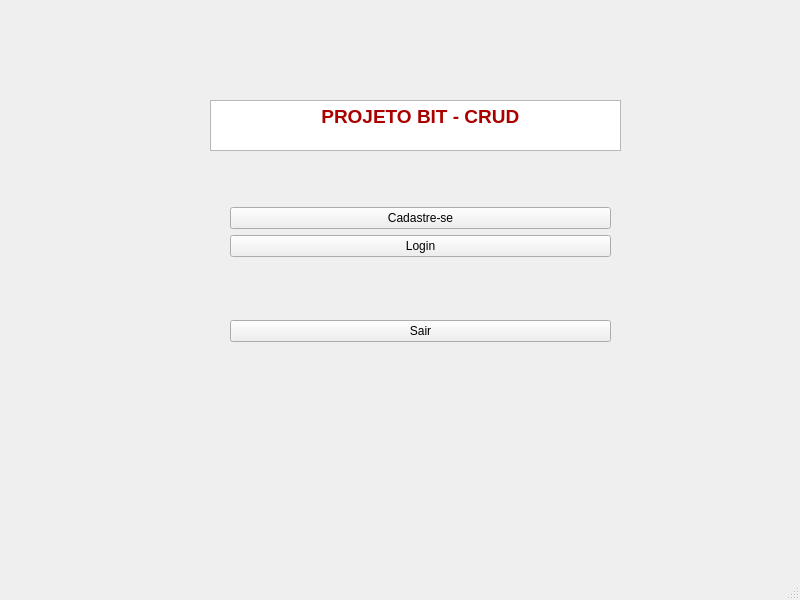
<?xml version="1.0" encoding="UTF-8"?>
<ui version="4.0">
 <class>MainWindow</class>
 <widget class="QMainWindow" name="MainWindow">
  <property name="geometry">
   <rect>
    <x>0</x>
    <y>0</y>
    <width>800</width>
    <height>600</height>
   </rect>
  </property>
  <property name="windowTitle">
   <string>MainWindow</string>
  </property>
  <widget class="QWidget" name="centralwidget">
   <widget class="QTextBrowser" name="txttitulo">
    <property name="geometry">
     <rect>
      <x>210</x>
      <y>100</y>
      <width>411</width>
      <height>51</height>
     </rect>
    </property>
    <property name="html">
     <string>&lt;!DOCTYPE HTML PUBLIC &quot;-//W3C//DTD HTML 4.0//EN&quot; &quot;http://www.w3.org/TR/REC-html40/strict.dtd&quot;&gt;
&lt;html&gt;&lt;head&gt;&lt;meta name=&quot;qrichtext&quot; content=&quot;1&quot; /&gt;&lt;meta charset=&quot;utf-8&quot; /&gt;&lt;style type=&quot;text/css&quot;&gt;
p, li { white-space: pre-wrap; }
&lt;/style&gt;&lt;/head&gt;&lt;body style=&quot; font-family:'Segoe UI'; font-size:9pt; font-weight:400; font-style:normal;&quot;&gt;
&lt;p align=&quot;justify&quot; style=&quot; margin-top:0px; margin-bottom:0px; margin-left:0px; margin-right:0px; -qt-block-indent:0; text-indent:0px;&quot;&gt;&lt;span style=&quot; font-size:14pt; font-weight:700; color:#aa0000;&quot;&gt;	     PROJETO BIT - CRUD&lt;/span&gt;&lt;/p&gt;&lt;/body&gt;&lt;/html&gt;</string>
    </property>
   </widget>
   <widget class="QWidget" name="">
    <property name="geometry">
     <rect>
      <x>230</x>
      <y>150</y>
      <width>381</width>
      <height>251</height>
     </rect>
    </property>
    <layout class="QVBoxLayout" name="verticalLayout_2">
     <item>
      <layout class="QVBoxLayout" name="verticalLayout">
       <item>
        <widget class="QPushButton" name="btncadastro">
         <property name="text">
          <string>Cadastre-se</string>
         </property>
        </widget>
       </item>
       <item>
        <widget class="QPushButton" name="btnlogin">
         <property name="text">
          <string>Login</string>
         </property>
        </widget>
       </item>
      </layout>
     </item>
     <item>
      <widget class="QPushButton" name="btnexit">
       <property name="text">
        <string>Sair</string>
       </property>
      </widget>
     </item>
    </layout>
   </widget>
  </widget>
  <widget class="QStatusBar" name="statusbar"/>
 </widget>
 <resources/>
 <connections/>
</ui>
